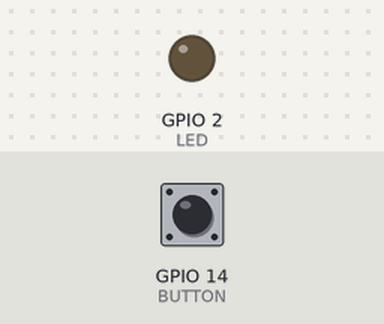
A program run on a simulated ESP32. On the bench: output pins drawn as LEDs (lit = HIGH). Inputs (shaded band) come from the test bench; at power-on: GPIO 14 (BUTTON) LOW.

Above: at 1.2 s.
1.3 s: GPIO 14 (BUTTON) pulled HIGH for 0.15 s
At 2.3 s:
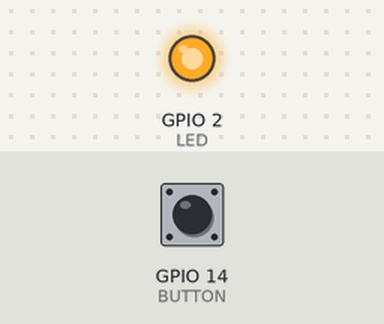
4.4 s: GPIO 14 (BUTTON) pulled HIGH for 1 s
At 8.2 s:
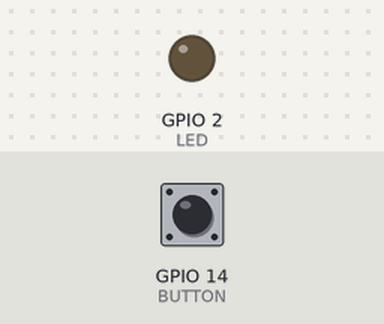
8.4 s: GPIO 14 (BUTTON) pulled HIGH for 3.2 s
At 13.0 s:
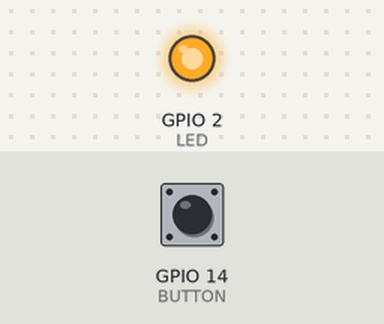
Timing chart, 0 to 15.1 s (numbered marks = the images above; inputs shaded):
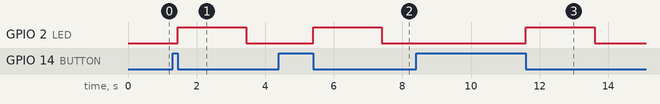

Measured:
- after the input at 1.3 s, GPIO 2 (LED): LOW → HIGH after 0.15 s, → LOW 2.0 s later
- after the input at 4.4 s, GPIO 2 (LED): LOW → HIGH after 1.0 s, → LOW 2.0 s later
- after the input at 8.4 s, GPIO 2 (LED): LOW → HIGH after 3.2 s, → LOW 2.0 s later

The program:

main.cpp
```cpp
#include <Arduino.h>
#define BUTTON 14
#define LED    2
/*void handle_interrupt()
{
  Serial.println("中断触发");
}

void setup()
{
  Serial.begin(9600);
  pinMode(BUTTON, INPUT_PULLDOWN);
  attachInterrupt(digitalPinToInterrupt(BUTTON),handle_interrupt,FALLING);
}

void loop()
{

} */

volatile bool flag=false;
void ISR()
{
  flag=true;

}
void setup()
{
  pinMode(14,INPUT_PULLDOWN);
  pinMode(2,OUTPUT);
  attachInterrupt(digitalPinToInterrupt(BUTTON),ISR,FALLING);
}
void loop()
{
  if(flag==true)
  {
    digitalWrite(LED,HIGH);
    delay(2000);
    digitalWrite(LED,LOW);
    flag=false;
  }

}
```
